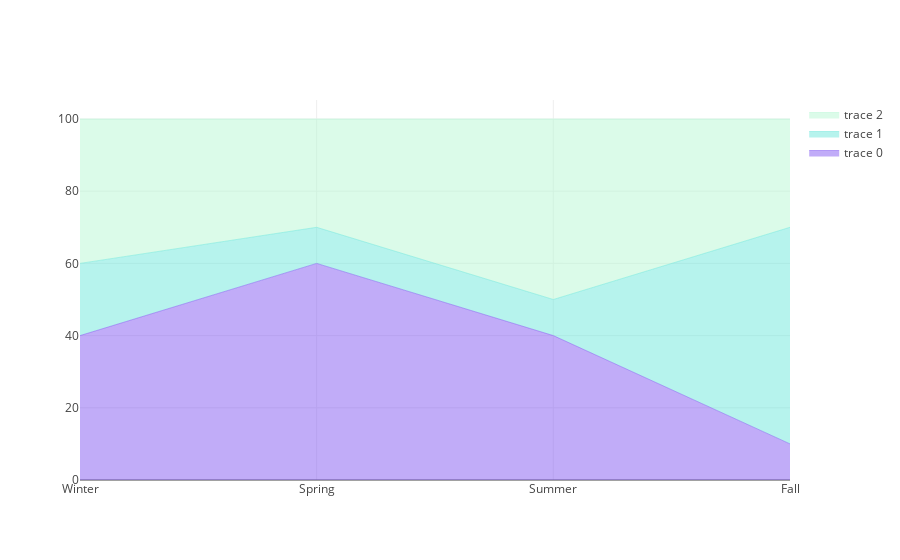

Notebook source saved alongside this figure:
### Markdown cell above
# Stacked Area Chart

### Code cell
x=['Winter', 'Spring', 'Summer', 'Fall']

trace0 = dict(
    x=x,
    y=[40, 60, 40, 10],
    hoverinfo='x+y',
    mode='lines',
    line=dict(width=0.5,
              color='rgb(131, 90, 241)'),
    stackgroup='one'
)
trace1 = dict(
    x=x,
    y=[20, 10, 10, 60],
    hoverinfo='x+y',
    mode='lines',
    line=dict(width=0.5,
              color='rgb(111, 231, 219)'),
    stackgroup='one'
)
trace2 = dict(
    x=x,
    y=[40, 30, 50, 30],
    hoverinfo='x+y',
    mode='lines',
    line=dict(width=0.5,
              color='rgb(184, 247, 212)'),
    stackgroup='one'
)

data = [trace0, trace1, trace2]
plotly.offline.iplot(data, filename='stacked-area-plot-hover', validate=False)

### Figure 1 — Plotly figure (JSON) as saved in the notebook; plotly's stock layout.template omitted (floating-point values rounded to 4 significant figures)
{"data": [{"hoverinfo": "x+y", "line": {"color": "rgb(131, 90, 241)", "width": 0.5}, "mode": "lines", "stackgroup": "one", "x": ["Winter", "Spring", "Summer", "Fall"], "y": [40, 60, 40, 10]}, {"hoverinfo": "x+y", "line": {"color": "rgb(111, 231, 219)", "width": 0.5}, "mode": "lines", "stackgroup": "one", "x": ["Winter", "Spring", "Summer", "Fall"], "y": [20, 10, 10, 60]}, {"hoverinfo": "x+y", "line": {"color": "rgb(184, 247, 212)", "width": 0.5}, "mode": "lines", "stackgroup": "one", "x": ["Winter", "Spring", "Summer", "Fall"], "y": [40, 30, 50, 30]}], "layout": {}}
